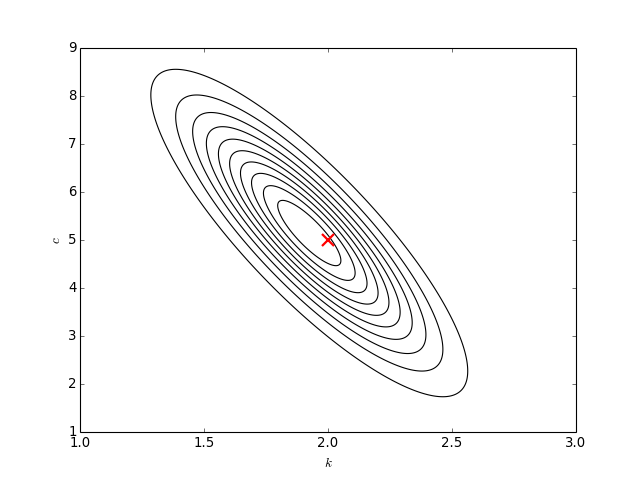

The script that drew this image:
import numpy
numpy.random.seed(1)
k = 2 # slope
c = 5 # bias
s = 2 # noise standard deviation
import numpy as np
x = np.arange(10)
y = k*x + c + s*np.random.randn(10)
X = np.vstack([x, np.ones(len(x))]).T
from bayespy.nodes import GaussianARD
B = GaussianARD(0, 1e-6, shape=(2,))
from bayespy.nodes import SumMultiply
F = SumMultiply('i,i', B, X)
from bayespy.nodes import Gamma
tau = Gamma(1e-3, 1e-3)
Y = GaussianARD(F, tau)
Y.observe(y)
from bayespy.inference import VB
Q = VB(Y, B, tau)
Q.update(repeat=1000)
xh = np.linspace(-5, 15, 100)
Xh = np.vstack([xh, np.ones(len(xh))]).T
Fh = SumMultiply('i,i', B, Xh)
import bayespy.plot as bpplt
bpplt.contour(B, np.linspace(1,3,1000), np.linspace(1,9,1000),
              n=10, colors='k')
bpplt.plot(c, x=k, color='r', marker='x', linestyle='None',
           markersize=10, markeredgewidth=2)
bpplt.pyplot.xlabel(r'$k$')
bpplt.pyplot.ylabel(r'$c$');
bpplt.pyplot.show()
